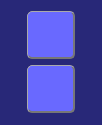
<?xml version="1.0" encoding="UTF-8"?>
<ui version="4.0">
 <class>FormToolBar</class>
 <widget class="QWidget" name="FormToolBar">
  <property name="geometry">
   <rect>
    <x>0</x>
    <y>0</y>
    <width>102</width>
    <height>125</height>
   </rect>
  </property>
  <property name="mouseTracking">
   <bool>true</bool>
  </property>
  <property name="windowTitle">
   <string>Form</string>
  </property>
  <property name="styleSheet">
   <string notr="true"/>
  </property>
  <layout class="QGridLayout" name="gridLayout_2">
   <property name="leftMargin">
    <number>0</number>
   </property>
   <property name="topMargin">
    <number>0</number>
   </property>
   <property name="rightMargin">
    <number>0</number>
   </property>
   <property name="bottomMargin">
    <number>0</number>
   </property>
   <item row="0" column="0">
    <widget class="QWidget" name="widget" native="true">
     <property name="styleSheet">
      <string notr="true">QWidget{
	background-color: rgb(40, 40, 120);
}

QPushButton{
	background-color: rgb(105, 105, 255);
	border-radius:5px;
	border-left:1px solid #aaa;
	border-top:1px solid #aaa;
	border-right:2px solid #777;
	border-bottom:2px solid #777;
}

QPushButton:pressed{
	background-color: rgb(125, 125, 255);
	border-left:2px solid #777;
	border-top:2px solid #777;
	border-right:1px solid #aaa;
	border-bottom:1px solid #aaa;
}

QPushButton#btnSliceUp{
	image:url(image/slice_up.png)
}

QPushButton#btnSliceDown{
	image:url(image/slice_down.png)
}</string>
     </property>
     <layout class="QGridLayout" name="gridLayout">
      <property name="leftMargin">
       <number>10</number>
      </property>
      <property name="topMargin">
       <number>10</number>
      </property>
      <property name="rightMargin">
       <number>10</number>
      </property>
      <property name="bottomMargin">
       <number>10</number>
      </property>
      <property name="horizontalSpacing">
       <number>0</number>
      </property>
      <property name="verticalSpacing">
       <number>5</number>
      </property>
      <item row="0" column="0">
       <widget class="QPushButton" name="btnSliceUp">
        <property name="minimumSize">
         <size>
          <width>48</width>
          <height>48</height>
         </size>
        </property>
        <property name="maximumSize">
         <size>
          <width>48</width>
          <height>48</height>
         </size>
        </property>
        <property name="text">
         <string/>
        </property>
       </widget>
      </item>
      <item row="1" column="0">
       <widget class="QPushButton" name="btnSliceDown">
        <property name="minimumSize">
         <size>
          <width>48</width>
          <height>48</height>
         </size>
        </property>
        <property name="maximumSize">
         <size>
          <width>48</width>
          <height>48</height>
         </size>
        </property>
        <property name="text">
         <string/>
        </property>
       </widget>
      </item>
     </layout>
    </widget>
   </item>
  </layout>
 </widget>
 <resources/>
 <connections/>
</ui>
